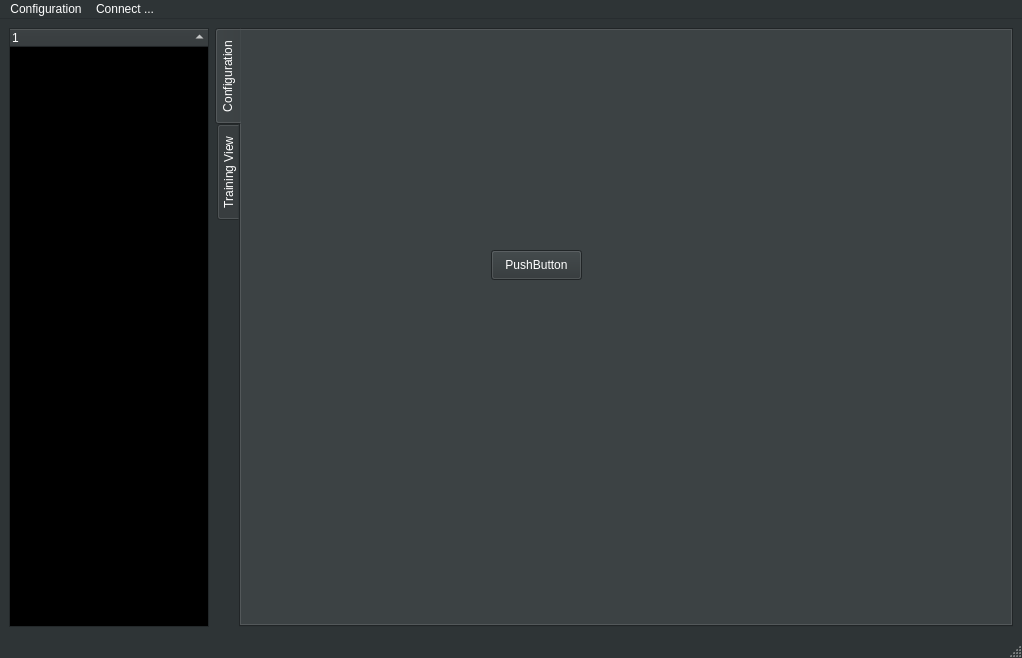
<?xml version="1.0" encoding="UTF-8"?>
<ui version="4.0">
    <class>MainWindow</class>
    <widget class="QMainWindow" name="MainWindow">
        <property name="geometry">
            <rect>
                <x>0</x>
                <y>0</y>
                <width>1022</width>
                <height>658</height>
            </rect>
        </property>
        <property name="minimumSize">
            <size>
                <width>500</width>
                <height>250</height>
            </size>
        </property>
        <property name="palette">
            <palette>
                <active>
                    <colorrole role="WindowText">
                        <brush brushstyle="SolidPattern">
                            <color alpha="255">
                                <red>255</red>
                                <green>255</green>
                                <blue>255</blue>
                            </color>
                        </brush>
                    </colorrole>
                    <colorrole role="Button">
                        <brush brushstyle="SolidPattern">
                            <color alpha="255">
                                <red>46</red>
                                <green>52</green>
                                <blue>54</blue>
                            </color>
                        </brush>
                    </colorrole>
                    <colorrole role="Light">
                        <brush brushstyle="SolidPattern">
                            <color alpha="255">
                                <red>69</red>
                                <green>78</green>
                                <blue>81</blue>
                            </color>
                        </brush>
                    </colorrole>
                    <colorrole role="Midlight">
                        <brush brushstyle="SolidPattern">
                            <color alpha="255">
                                <red>57</red>
                                <green>65</green>
                                <blue>67</blue>
                            </color>
                        </brush>
                    </colorrole>
                    <colorrole role="Dark">
                        <brush brushstyle="SolidPattern">
                            <color alpha="255">
                                <red>23</red>
                                <green>26</green>
                                <blue>27</blue>
                            </color>
                        </brush>
                    </colorrole>
                    <colorrole role="Mid">
                        <brush brushstyle="SolidPattern">
                            <color alpha="255">
                                <red>31</red>
                                <green>35</green>
                                <blue>36</blue>
                            </color>
                        </brush>
                    </colorrole>
                    <colorrole role="Text">
                        <brush brushstyle="SolidPattern">
                            <color alpha="255">
                                <red>255</red>
                                <green>255</green>
                                <blue>255</blue>
                            </color>
                        </brush>
                    </colorrole>
                    <colorrole role="BrightText">
                        <brush brushstyle="SolidPattern">
                            <color alpha="255">
                                <red>255</red>
                                <green>255</green>
                                <blue>255</blue>
                            </color>
                        </brush>
                    </colorrole>
                    <colorrole role="ButtonText">
                        <brush brushstyle="SolidPattern">
                            <color alpha="255">
                                <red>255</red>
                                <green>255</green>
                                <blue>255</blue>
                            </color>
                        </brush>
                    </colorrole>
                    <colorrole role="Base">
                        <brush brushstyle="SolidPattern">
                            <color alpha="255">
                                <red>0</red>
                                <green>0</green>
                                <blue>0</blue>
                            </color>
                        </brush>
                    </colorrole>
                    <colorrole role="Window">
                        <brush brushstyle="SolidPattern">
                            <color alpha="255">
                                <red>46</red>
                                <green>52</green>
                                <blue>54</blue>
                            </color>
                        </brush>
                    </colorrole>
                    <colorrole role="Shadow">
                        <brush brushstyle="SolidPattern">
                            <color alpha="255">
                                <red>0</red>
                                <green>0</green>
                                <blue>0</blue>
                            </color>
                        </brush>
                    </colorrole>
                    <colorrole role="AlternateBase">
                        <brush brushstyle="SolidPattern">
                            <color alpha="255">
                                <red>23</red>
                                <green>26</green>
                                <blue>27</blue>
                            </color>
                        </brush>
                    </colorrole>
                    <colorrole role="ToolTipBase">
                        <brush brushstyle="SolidPattern">
                            <color alpha="255">
                                <red>255</red>
                                <green>255</green>
                                <blue>220</blue>
                            </color>
                        </brush>
                    </colorrole>
                    <colorrole role="ToolTipText">
                        <brush brushstyle="SolidPattern">
                            <color alpha="255">
                                <red>0</red>
                                <green>0</green>
                                <blue>0</blue>
                            </color>
                        </brush>
                    </colorrole>
                    <colorrole role="PlaceholderText">
                        <brush brushstyle="SolidPattern">
                            <color alpha="128">
                                <red>255</red>
                                <green>255</green>
                                <blue>255</blue>
                            </color>
                        </brush>
                    </colorrole>
                </active>
                <inactive>
                    <colorrole role="WindowText">
                        <brush brushstyle="SolidPattern">
                            <color alpha="255">
                                <red>255</red>
                                <green>255</green>
                                <blue>255</blue>
                            </color>
                        </brush>
                    </colorrole>
                    <colorrole role="Button">
                        <brush brushstyle="SolidPattern">
                            <color alpha="255">
                                <red>46</red>
                                <green>52</green>
                                <blue>54</blue>
                            </color>
                        </brush>
                    </colorrole>
                    <colorrole role="Light">
                        <brush brushstyle="SolidPattern">
                            <color alpha="255">
                                <red>69</red>
                                <green>78</green>
                                <blue>81</blue>
                            </color>
                        </brush>
                    </colorrole>
                    <colorrole role="Midlight">
                        <brush brushstyle="SolidPattern">
                            <color alpha="255">
                                <red>57</red>
                                <green>65</green>
                                <blue>67</blue>
                            </color>
                        </brush>
                    </colorrole>
                    <colorrole role="Dark">
                        <brush brushstyle="SolidPattern">
                            <color alpha="255">
                                <red>23</red>
                                <green>26</green>
                                <blue>27</blue>
                            </color>
                        </brush>
                    </colorrole>
                    <colorrole role="Mid">
                        <brush brushstyle="SolidPattern">
                            <color alpha="255">
                                <red>31</red>
                                <green>35</green>
                                <blue>36</blue>
                            </color>
                        </brush>
                    </colorrole>
                    <colorrole role="Text">
                        <brush brushstyle="SolidPattern">
                            <color alpha="255">
                                <red>255</red>
                                <green>255</green>
                                <blue>255</blue>
                            </color>
                        </brush>
                    </colorrole>
                    <colorrole role="BrightText">
                        <brush brushstyle="SolidPattern">
                            <color alpha="255">
                                <red>255</red>
                                <green>255</green>
                                <blue>255</blue>
                            </color>
                        </brush>
                    </colorrole>
                    <colorrole role="ButtonText">
                        <brush brushstyle="SolidPattern">
                            <color alpha="255">
                                <red>255</red>
                                <green>255</green>
                                <blue>255</blue>
                            </color>
                        </brush>
                    </colorrole>
                    <colorrole role="Base">
                        <brush brushstyle="SolidPattern">
                            <color alpha="255">
                                <red>0</red>
                                <green>0</green>
                                <blue>0</blue>
                            </color>
                        </brush>
                    </colorrole>
                    <colorrole role="Window">
                        <brush brushstyle="SolidPattern">
                            <color alpha="255">
                                <red>46</red>
                                <green>52</green>
                                <blue>54</blue>
                            </color>
                        </brush>
                    </colorrole>
                    <colorrole role="Shadow">
                        <brush brushstyle="SolidPattern">
                            <color alpha="255">
                                <red>0</red>
                                <green>0</green>
                                <blue>0</blue>
                            </color>
                        </brush>
                    </colorrole>
                    <colorrole role="AlternateBase">
                        <brush brushstyle="SolidPattern">
                            <color alpha="255">
                                <red>23</red>
                                <green>26</green>
                                <blue>27</blue>
                            </color>
                        </brush>
                    </colorrole>
                    <colorrole role="ToolTipBase">
                        <brush brushstyle="SolidPattern">
                            <color alpha="255">
                                <red>255</red>
                                <green>255</green>
                                <blue>220</blue>
                            </color>
                        </brush>
                    </colorrole>
                    <colorrole role="ToolTipText">
                        <brush brushstyle="SolidPattern">
                            <color alpha="255">
                                <red>0</red>
                                <green>0</green>
                                <blue>0</blue>
                            </color>
                        </brush>
                    </colorrole>
                    <colorrole role="PlaceholderText">
                        <brush brushstyle="SolidPattern">
                            <color alpha="128">
                                <red>255</red>
                                <green>255</green>
                                <blue>255</blue>
                            </color>
                        </brush>
                    </colorrole>
                </inactive>
                <disabled>
                    <colorrole role="WindowText">
                        <brush brushstyle="SolidPattern">
                            <color alpha="255">
                                <red>23</red>
                                <green>26</green>
                                <blue>27</blue>
                            </color>
                        </brush>
                    </colorrole>
                    <colorrole role="Button">
                        <brush brushstyle="SolidPattern">
                            <color alpha="255">
                                <red>46</red>
                                <green>52</green>
                                <blue>54</blue>
                            </color>
                        </brush>
                    </colorrole>
                    <colorrole role="Light">
                        <brush brushstyle="SolidPattern">
                            <color alpha="255">
                                <red>69</red>
                                <green>78</green>
                                <blue>81</blue>
                            </color>
                        </brush>
                    </colorrole>
                    <colorrole role="Midlight">
                        <brush brushstyle="SolidPattern">
                            <color alpha="255">
                                <red>57</red>
                                <green>65</green>
                                <blue>67</blue>
                            </color>
                        </brush>
                    </colorrole>
                    <colorrole role="Dark">
                        <brush brushstyle="SolidPattern">
                            <color alpha="255">
                                <red>23</red>
                                <green>26</green>
                                <blue>27</blue>
                            </color>
                        </brush>
                    </colorrole>
                    <colorrole role="Mid">
                        <brush brushstyle="SolidPattern">
                            <color alpha="255">
                                <red>31</red>
                                <green>35</green>
                                <blue>36</blue>
                            </color>
                        </brush>
                    </colorrole>
                    <colorrole role="Text">
                        <brush brushstyle="SolidPattern">
                            <color alpha="255">
                                <red>23</red>
                                <green>26</green>
                                <blue>27</blue>
                            </color>
                        </brush>
                    </colorrole>
                    <colorrole role="BrightText">
                        <brush brushstyle="SolidPattern">
                            <color alpha="255">
                                <red>255</red>
                                <green>255</green>
                                <blue>255</blue>
                            </color>
                        </brush>
                    </colorrole>
                    <colorrole role="ButtonText">
                        <brush brushstyle="SolidPattern">
                            <color alpha="255">
                                <red>23</red>
                                <green>26</green>
                                <blue>27</blue>
                            </color>
                        </brush>
                    </colorrole>
                    <colorrole role="Base">
                        <brush brushstyle="SolidPattern">
                            <color alpha="255">
                                <red>46</red>
                                <green>52</green>
                                <blue>54</blue>
                            </color>
                        </brush>
                    </colorrole>
                    <colorrole role="Window">
                        <brush brushstyle="SolidPattern">
                            <color alpha="255">
                                <red>46</red>
                                <green>52</green>
                                <blue>54</blue>
                            </color>
                        </brush>
                    </colorrole>
                    <colorrole role="Shadow">
                        <brush brushstyle="SolidPattern">
                            <color alpha="255">
                                <red>0</red>
                                <green>0</green>
                                <blue>0</blue>
                            </color>
                        </brush>
                    </colorrole>
                    <colorrole role="AlternateBase">
                        <brush brushstyle="SolidPattern">
                            <color alpha="255">
                                <red>46</red>
                                <green>52</green>
                                <blue>54</blue>
                            </color>
                        </brush>
                    </colorrole>
                    <colorrole role="ToolTipBase">
                        <brush brushstyle="SolidPattern">
                            <color alpha="255">
                                <red>255</red>
                                <green>255</green>
                                <blue>220</blue>
                            </color>
                        </brush>
                    </colorrole>
                    <colorrole role="ToolTipText">
                        <brush brushstyle="SolidPattern">
                            <color alpha="255">
                                <red>0</red>
                                <green>0</green>
                                <blue>0</blue>
                            </color>
                        </brush>
                    </colorrole>
                    <colorrole role="PlaceholderText">
                        <brush brushstyle="SolidPattern">
                            <color alpha="128">
                                <red>255</red>
                                <green>255</green>
                                <blue>255</blue>
                            </color>
                        </brush>
                    </colorrole>
                </disabled>
            </palette>
        </property>
        <property name="windowTitle">
            <string>MainWindow</string>
        </property>
        <property name="documentMode">
            <bool>false</bool>
        </property>
        <property name="tabShape">
            <enum>QTabWidget::Rounded</enum>
        </property>
        <property name="dockNestingEnabled">
            <bool>false</bool>
        </property>
        <property name="unifiedTitleAndToolBarOnMac">
            <bool>true</bool>
        </property>
        <widget class="QWidget" name="centralwidget">
            <property name="enabled">
                <bool>true</bool>
            </property>
            <property name="sizePolicy">
                <sizepolicy hsizetype="Expanding" vsizetype="Expanding">
                    <horstretch>1</horstretch>
                    <verstretch>1</verstretch>
                </sizepolicy>
            </property>
            <layout class="QGridLayout" name="gridLayout_2">
                <item row="0" column="1">
                    <widget class="QTabWidget" name="tabWidget">
                        <property name="sizePolicy">
                            <sizepolicy hsizetype="Expanding" vsizetype="Expanding">
                                <horstretch>4</horstretch>
                                <verstretch>1</verstretch>
                            </sizepolicy>
                        </property>
                        <property name="minimumSize">
                            <size>
                                <width>300</width>
                                <height>250</height>
                            </size>
                        </property>
                        <property name="autoFillBackground">
                            <bool>false</bool>
                        </property>
                        <property name="tabPosition">
                            <enum>QTabWidget::West</enum>
                        </property>
                        <property name="currentIndex">
                            <number>0</number>
                        </property>
                        <property name="elideMode">
                            <enum>Qt::ElideMiddle</enum>
                        </property>
                        <property name="tabsClosable">
                            <bool>false</bool>
                        </property>
                        <property name="tabBarAutoHide">
                            <bool>false</bool>
                        </property>
                        <widget class="QWidget" name="ConfigurationTab">
                            <property name="accessibleName">
                                <string/>
                            </property>
                            <attribute name="title">
                                <string>Configuration</string>
                            </attribute>
                            <widget class="QPushButton" name="pushButton">
                                <property name="geometry">
                                    <rect>
                                        <x>250</x>
                                        <y>220</y>
                                        <width>91</width>
                                        <height>30</height>
                                    </rect>
                                </property>
                                <property name="text">
                                    <string>PushButton</string>
                                </property>
                            </widget>
                        </widget>
                        <widget class="QWidget" name="ViewTab">
                            <attribute name="title">
                                <string>Training View</string>
                            </attribute>
                            <widget class="QRadioButton" name="radioButton">
                                <property name="geometry">
                                    <rect>
                                        <x>340</x>
                                        <y>270</y>
                                        <width>114</width>
                                        <height>28</height>
                                    </rect>
                                </property>
                                <property name="text">
                                    <string>RadioButton</string>
                                </property>
                            </widget>
                        </widget>
                    </widget>
                </item>
                <item row="0" column="0">
                    <widget class="QWidget" name="widget" native="true">
                        <property name="sizePolicy">
                            <sizepolicy hsizetype="Preferred" vsizetype="Preferred">
                                <horstretch>1</horstretch>
                                <verstretch>0</verstretch>
                            </sizepolicy>
                        </property>
                        <layout class="QGridLayout" name="gridLayout">
                            <property name="leftMargin">
                                <number>0</number>
                            </property>
                            <property name="topMargin">
                                <number>0</number>
                            </property>
                            <property name="rightMargin">
                                <number>0</number>
                            </property>
                            <property name="bottomMargin">
                                <number>0</number>
                            </property>
                            <item row="0" column="0">
                                <widget class="QTreeWidget" name="treeWidget">
                                    <property name="frameShadow">
                                        <enum>QFrame::Sunken</enum>
                                    </property>
                                    <property name="sortingEnabled">
                                        <bool>true</bool>
                                    </property>
                                    <property name="animated">
                                        <bool>true</bool>
                                    </property>
                                    <column>
                                        <property name="text">
                                            <string notr="true">1</string>
                                        </property>
                                    </column>
                                </widget>
                            </item>
                        </layout>
                    </widget>
                </item>
            </layout>
        </widget>
        <widget class="QStatusBar" name="statusbar"/>
        <widget class="QMenuBar" name="menubar">
            <property name="geometry">
                <rect>
                    <x>0</x>
                    <y>0</y>
                    <width>1022</width>
                    <height>27</height>
                </rect>
            </property>
            <widget class="QMenu" name="menuConfiguration_2">
                <property name="title">
                    <string>Configuration</string>
                </property>
                <widget class="QMenu" name="menuLast_used">
                    <property name="title">
                        <string>Recents</string>
                    </property>
                    <addaction name="separator"/>
                </widget>
                <addaction name="actionNew"/>
                <addaction name="actionLoad_configuration_file"/>
                <addaction name="separator"/>
                <addaction name="menuLast_used"/>
            </widget>
            <widget class="QMenu" name="menuConnect">
                <property name="title">
                    <string>Connect ...</string>
                </property>
            </widget>
            <addaction name="menuConfiguration_2"/>
            <addaction name="menuConnect"/>
        </widget>
        <action name="actionLoad_configuration_file">
            <property name="text">
                <string>Load</string>
            </property>
        </action>
        <action name="actionNew">
            <property name="text">
                <string>New</string>
            </property>
        </action>
    </widget>
    <resources/>
    <connections/>
</ui>
